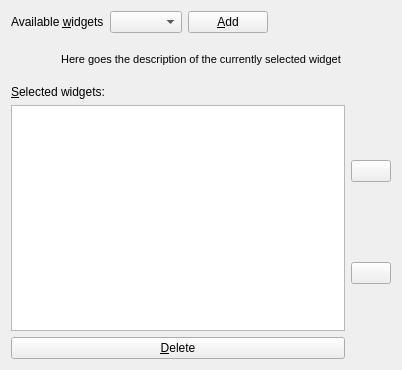
<?xml version="1.0" encoding="UTF-8"?>
<ui version="4.0">
 <class>WidgetSelect</class>
 <widget class="QWidget" name="WidgetSelect">
  <property name="geometry">
   <rect>
    <x>0</x>
    <y>0</y>
    <width>402</width>
    <height>370</height>
   </rect>
  </property>
  <property name="windowTitle">
   <string>Dialog</string>
  </property>
  <layout class="QVBoxLayout" name="verticalLayout_3">
   <item>
    <layout class="QHBoxLayout" name="horizontalLayout_2">
     <item>
      <widget class="QLabel" name="label">
       <property name="text">
        <string>Available &amp;widgets</string>
       </property>
       <property name="buddy">
        <cstring>widgetList</cstring>
       </property>
      </widget>
     </item>
     <item>
      <widget class="QComboBox" name="widgetList"/>
     </item>
     <item>
      <widget class="QPushButton" name="addWidget">
       <property name="toolTip">
        <string>Adds widget to list of selected widgets</string>
       </property>
       <property name="text">
        <string>&amp;Add</string>
       </property>
       <property name="icon">
        <iconset resource="../../../resource/default.qrc">
         <normaloff>:/icons/default/icons/add.png</normaloff>:/icons/default/icons/add.png</iconset>
       </property>
       <property name="shortcut">
        <string>Ctrl+Return</string>
       </property>
      </widget>
     </item>
     <item>
      <spacer name="horizontalSpacer">
       <property name="orientation">
        <enum>Qt::Horizontal</enum>
       </property>
       <property name="sizeHint" stdset="0">
        <size>
         <width>40</width>
         <height>20</height>
        </size>
       </property>
      </spacer>
     </item>
    </layout>
   </item>
   <item>
    <widget class="QLabel" name="widgetDescLabel">
     <property name="minimumSize">
      <size>
       <width>0</width>
       <height>40</height>
      </size>
     </property>
     <property name="font">
      <font>
       <family>Arial</family>
       <pointsize>8</pointsize>
      </font>
     </property>
     <property name="text">
      <string>Here goes the description of the currently selected widget</string>
     </property>
     <property name="alignment">
      <set>Qt::AlignCenter</set>
     </property>
     <property name="wordWrap">
      <bool>true</bool>
     </property>
    </widget>
   </item>
   <item>
    <layout class="QHBoxLayout" name="horizontalLayout">
     <item>
      <layout class="QVBoxLayout" name="verticalLayout_2">
       <item>
        <widget class="QLabel" name="label_2">
         <property name="text">
          <string>&amp;Selected widgets:</string>
         </property>
         <property name="buddy">
          <cstring>finalList</cstring>
         </property>
        </widget>
       </item>
       <item>
        <widget class="QListView" name="finalList">
         <property name="editTriggers">
          <set>QAbstractItemView::NoEditTriggers</set>
         </property>
         <property name="movement">
          <enum>QListView::Free</enum>
         </property>
         <property name="isWrapping" stdset="0">
          <bool>false</bool>
         </property>
        </widget>
       </item>
       <item>
        <widget class="QPushButton" name="delWidget">
         <property name="toolTip">
          <string>Remove selected widget</string>
         </property>
         <property name="text">
          <string>&amp;Delete</string>
         </property>
         <property name="icon">
          <iconset resource="../../../resource/default.qrc">
           <normaloff>:/icons/default/icons/cancel.png</normaloff>:/icons/default/icons/cancel.png</iconset>
         </property>
         <property name="shortcut">
          <string>Backspace</string>
         </property>
        </widget>
       </item>
      </layout>
     </item>
     <item>
      <layout class="QVBoxLayout" name="verticalLayout">
       <item>
        <spacer name="verticalSpacer_3">
         <property name="orientation">
          <enum>Qt::Vertical</enum>
         </property>
         <property name="sizeHint" stdset="0">
          <size>
           <width>20</width>
           <height>40</height>
          </size>
         </property>
        </spacer>
       </item>
       <item>
        <widget class="QPushButton" name="upButton">
         <property name="toolTip">
          <string>Moves up the selected widget</string>
         </property>
         <property name="icon">
          <iconset resource="../../../resource/default.qrc">
           <normaloff>:/icons/default/icons/arrow_up.png</normaloff>:/icons/default/icons/arrow_up.png</iconset>
         </property>
         <property name="shortcut">
          <string>Ctrl+Up</string>
         </property>
        </widget>
       </item>
       <item>
        <spacer name="verticalSpacer">
         <property name="orientation">
          <enum>Qt::Vertical</enum>
         </property>
         <property name="sizeHint" stdset="0">
          <size>
           <width>20</width>
           <height>40</height>
          </size>
         </property>
        </spacer>
       </item>
       <item>
        <widget class="QPushButton" name="downButton">
         <property name="toolTip">
          <string>Moves down the selected widget</string>
         </property>
         <property name="icon">
          <iconset resource="../../../resource/default.qrc">
           <normaloff>:/icons/default/icons/arrow_down.png</normaloff>:/icons/default/icons/arrow_down.png</iconset>
         </property>
         <property name="shortcut">
          <string>Ctrl+Down</string>
         </property>
        </widget>
       </item>
       <item>
        <spacer name="verticalSpacer_2">
         <property name="orientation">
          <enum>Qt::Vertical</enum>
         </property>
         <property name="sizeHint" stdset="0">
          <size>
           <width>20</width>
           <height>40</height>
          </size>
         </property>
        </spacer>
       </item>
      </layout>
     </item>
    </layout>
   </item>
  </layout>
 </widget>
 <tabstops>
  <tabstop>widgetList</tabstop>
  <tabstop>addWidget</tabstop>
  <tabstop>finalList</tabstop>
  <tabstop>upButton</tabstop>
  <tabstop>downButton</tabstop>
  <tabstop>delWidget</tabstop>
 </tabstops>
 <resources>
  <include location="../../../resource/default.qrc"/>
 </resources>
 <connections>
  <connection>
   <sender>addWidget</sender>
   <signal>clicked()</signal>
   <receiver>widgetList</receiver>
   <slot>setFocus()</slot>
   <hints>
    <hint type="sourcelabel">
     <x>247</x>
     <y>26</y>
    </hint>
    <hint type="destinationlabel">
     <x>148</x>
     <y>25</y>
    </hint>
   </hints>
  </connection>
 </connections>
</ui>
